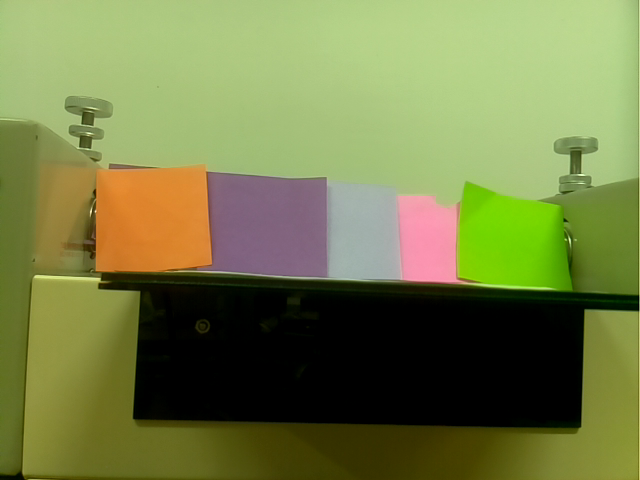
#> input picture iro.png, 640 x 480 px
$ python mask_sample_image.py
#> lines starting #> are read from the running program, lines starting #| are printed output that depends on the picture; after the words box and inside, x2 and y2 are one past the last pixel; in counts of white or black regions, pixels touching at a corner belong together
# -*- coding: utf-8 -*-
import cv2
import numpy as np

img = cv2.imread("iro.png")
#> img is the input picture: shape (480, 640, 3); mean B, G, R 70.7, 126.1, 117.3

# 映像データをHSV形式に変換
hsv = cv2.cvtColor(img, cv2.COLOR_BGR2HSV)
#> hsv: shape (480, 640, 3); mean H, S, V 39.3, 119.6, 132.4

# 取り出す色を指定
lower1 = np.array([20,0,30])
upper1 = np.array([30,140,200])
lower2 = np.array([60,0,30])
upper2 = np.array([70,150,200])

#マスク処理
mask1 = cv2.inRange(hsv, lower1, upper1)
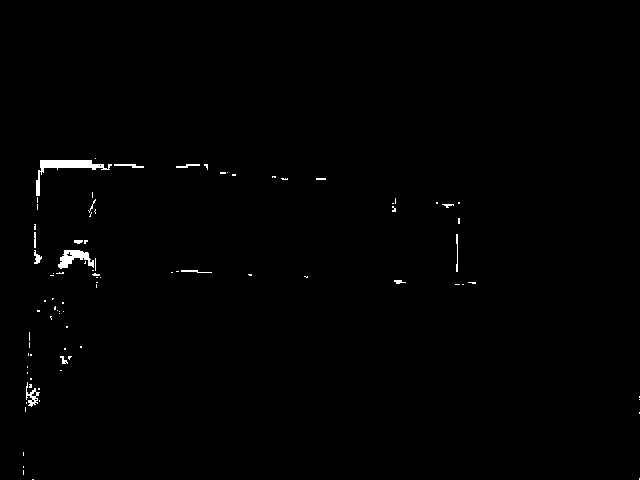
#> mask1: shape (480, 640); 0.63% white; 88 white regions (73 under 20 px), largest, box (x1, y1, x2, y2) and area: (36, 160, 112, 196) 600, (58, 250, 94, 269) 350, (26, 382, 40, 407) 130
res1 = cv2.bitwise_and(img, img, mask=mask1)
mask2 = cv2.inRange(hsv, lower2, upper2)
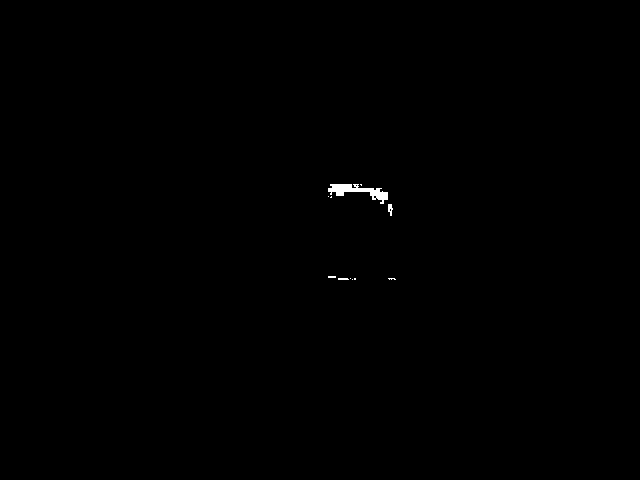
#> mask2: shape (480, 640); 0.19% white; 11 white regions (8 under 20 px)
res2 = cv2.bitwise_and(img, img, mask=mask2)

# １色目の処理
ret1,thresh1=cv2.threshold(mask1,127,255,0)
contours1,hierarchy1=cv2.findContours(thresh1,1,2)
#> contours1 = 94 contours, 88 with area under 20; largest, box (x1, y1, x2, y2) and area: (36, 160, 112, 196) 481, (58, 250, 94, 269) 300, (26, 382, 40, 407) 100, (34, 250, 42, 264) 40, (114, 164, 144, 168) 36, (176, 164, 200, 168) 26

if(contours1):
    list1=[]
    for i in range(0,len(contours1)):
        # 面積リスト化
        list1.append(cv2.contourArea(contours1[i]))

        # 一定面積以下の輪郭を除去
        if cv2.contourArea(contours1[i])<20:
            cv2.polylines(mask1,contours1[i],True,0,5)
#> this loop made 94 passes
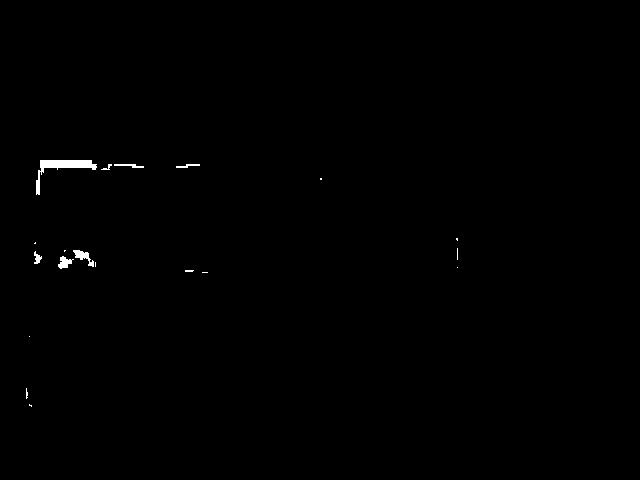
#> mask1: shape (480, 640); 0.35% white; 19 white regions (12 under 20 px)
#> after the loop, list1 = 94 values, max 481 at index 92, min 0 at index 0, mean 13.25

    max_cnt1=max(contours1,key=lambda x:cv2.contourArea(x))
#> max_cnt1 = contour of 53 points, box (x1, y1, x2, y2) (36, 160, 112, 196), area 481
    x1,y1,w1,h1=cv2.boundingRect(max_cnt1)
#> x1 = 36; y1 = 160; w1 = 76; h1 = 36
    #print(list1)

# ２色目の処理
ret2,thresh2=cv2.threshold(mask2,127,255,0)
contours2,hierarchy2=cv2.findContours(thresh2,1,2)
#> contours2 = 14 contours, 12 with area under 20; largest, box (x1, y1, x2, y2) and area: (328, 184, 388, 204) 398, (388, 204, 393, 216) 28

if(contours2):
    for i in range(0,len(contours2)):
        # 一定面積以下の輪郭を除去
        if cv2.contourArea(contours2[i])<20:
            cv2.polylines(mask2,contours2[i],True,0,5)
#> this loop made 14 passes
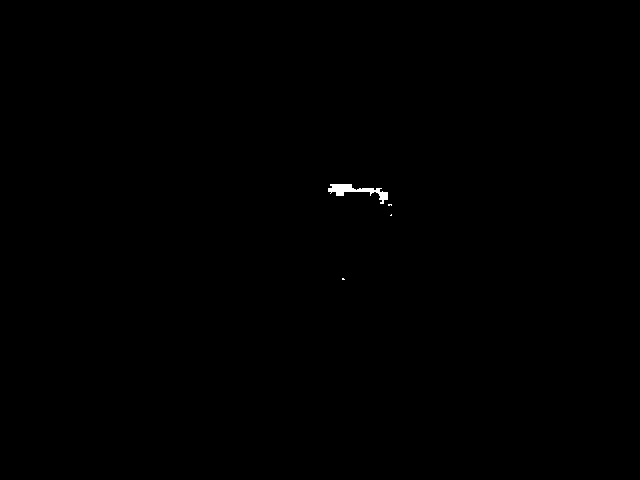
#> mask2: shape (480, 640); 0.14% white; 4 white regions (3 under 20 px), largest, box (x1, y1, x2, y2) and area: (328, 184, 388, 204) 412

    max_cnt2=max(contours2,key=lambda x:cv2.contourArea(x))
#> max_cnt2 = contour of 70 points, box (x1, y1, x2, y2) (328, 184, 388, 204), area 398
    x2,y2,w2,h2=cv2.boundingRect(max_cnt2)
#> x2 = 328; y2 = 184; w2 = 60; h2 = 20

cv2.imshow("res1",mask1)
cv2.imshow("res2",mask2)
cv2.waitKey(0)
cv2.destroyAllWindows()

# 表裏判定：裏のとき
if(x1 > x2):
    print("ura")

if(x1 <= x2):
    print("omote")
